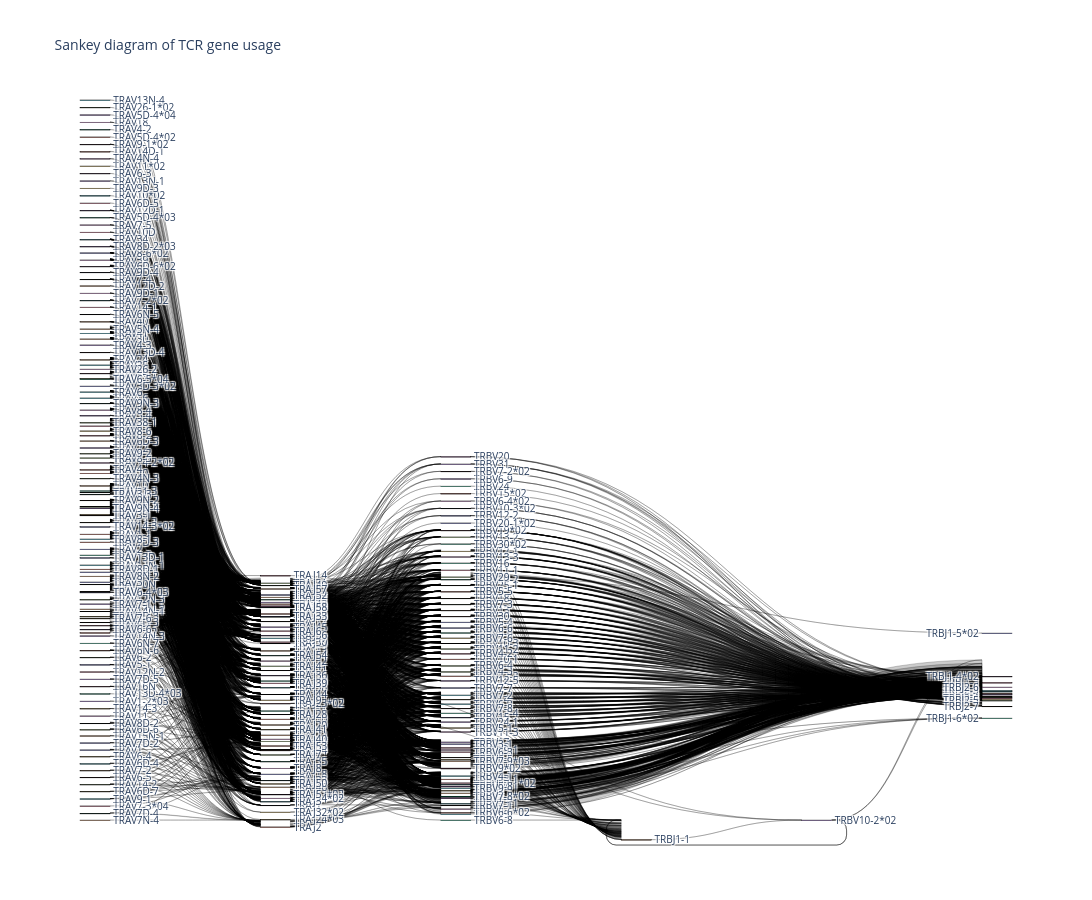

This figure's notebook cell:
### Code cell
plot_df = selection_df.copy()

unique_source_target = list(np.unique(plot_df[['source', 'target']].to_numpy().flatten()))

mapping_dict = {k: v for v, k in enumerate(unique_source_target)}

plot_df['source'] = plot_df['source'].map(mapping_dict)
plot_df['target'] = plot_df['target'].map(mapping_dict)

fig = go.Figure(
    data=[
        go.Sankey(
            node={
                'pad': 20,
                'thickness': 30,
                'line': {'color': 'black', 'width': 0.5},
                'label': unique_source_target,
            },
            link={
                'source': plot_df['source'],
                'target': plot_df['target'],
                'value': plot_df['count'],
            },
        )
    ]
)

fig.update_layout(title_text='Sankey diagram of TCR gene usage', font_size=10, width=1400, height=900)
fig.show()

### Figure 1 — Plotly figure (JSON) as saved in the notebook; plotly's stock layout.template omitted (floating-point values rounded to 4 significant figures; data arrays with more than 128 entries replaced by an {"elided": "..."} marker saying what was removed)
{"data": [{"link": {"source": {"elided": "4862 int values"}, "target": {"elided": "4862 int values"}, "value": {"elided": "4862 int values"}}, "node": {"label": {"elided": "277 str values"}, "line": {"color": "black", "width": 0.5}, "pad": 20, "thickness": 30}, "type": "sankey"}], "layout": {"font": {"size": 10}, "height": 900, "title": {"text": "Sankey diagram of TCR gene usage"}, "width": 1400}}
